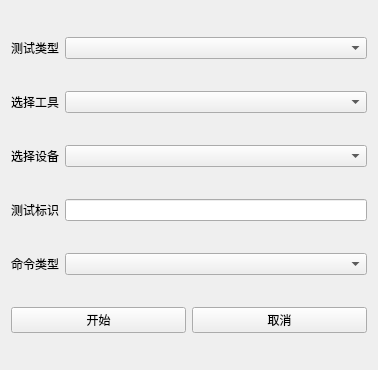
<?xml version="1.0" encoding="UTF-8"?>
<ui version="4.0">
 <class>BuildTaskWidget</class>
 <widget class="QWidget" name="BuildTaskWidget">
  <property name="geometry">
   <rect>
    <x>0</x>
    <y>0</y>
    <width>378</width>
    <height>370</height>
   </rect>
  </property>
  <property name="windowTitle">
   <string>Form</string>
  </property>
  <layout class="QGridLayout" name="gridLayout">
   <item row="0" column="1">
    <widget class="QComboBox" name="cbox_type">
     <property name="sizeAdjustPolicy">
      <enum>QComboBox::AdjustToContentsOnFirstShow</enum>
     </property>
    </widget>
   </item>
   <item row="8" column="0" colspan="2">
    <layout class="QHBoxLayout" name="horizontalLayout">
     <item>
      <widget class="QPushButton" name="btn_start">
       <property name="text">
        <string>开始</string>
       </property>
      </widget>
     </item>
     <item>
      <widget class="QPushButton" name="btn_cancel">
       <property name="text">
        <string>取消</string>
       </property>
      </widget>
     </item>
    </layout>
   </item>
   <item row="1" column="0">
    <widget class="QLabel" name="label_3">
     <property name="sizePolicy">
      <sizepolicy hsizetype="Fixed" vsizetype="Preferred">
       <horstretch>0</horstretch>
       <verstretch>0</verstretch>
      </sizepolicy>
     </property>
     <property name="text">
      <string>选择工具</string>
     </property>
     <property name="alignment">
      <set>Qt::AlignLeading|Qt::AlignLeft|Qt::AlignVCenter</set>
     </property>
    </widget>
   </item>
   <item row="1" column="1">
    <widget class="QComboBox" name="cbox_tool"/>
   </item>
   <item row="5" column="0">
    <widget class="QLabel" name="label_name">
     <property name="sizePolicy">
      <sizepolicy hsizetype="Fixed" vsizetype="Preferred">
       <horstretch>0</horstretch>
       <verstretch>0</verstretch>
      </sizepolicy>
     </property>
     <property name="text">
      <string>测试标识</string>
     </property>
    </widget>
   </item>
   <item row="4" column="1">
    <widget class="QComboBox" name="cbox_device"/>
   </item>
   <item row="0" column="0">
    <widget class="QLabel" name="label">
     <property name="sizePolicy">
      <sizepolicy hsizetype="Fixed" vsizetype="Preferred">
       <horstretch>0</horstretch>
       <verstretch>0</verstretch>
      </sizepolicy>
     </property>
     <property name="text">
      <string>测试类型</string>
     </property>
     <property name="alignment">
      <set>Qt::AlignLeading|Qt::AlignLeft|Qt::AlignVCenter</set>
     </property>
    </widget>
   </item>
   <item row="4" column="0">
    <widget class="QLabel" name="label_2">
     <property name="sizePolicy">
      <sizepolicy hsizetype="Fixed" vsizetype="Preferred">
       <horstretch>0</horstretch>
       <verstretch>0</verstretch>
      </sizepolicy>
     </property>
     <property name="text">
      <string>选择设备</string>
     </property>
     <property name="alignment">
      <set>Qt::AlignLeading|Qt::AlignLeft|Qt::AlignVCenter</set>
     </property>
    </widget>
   </item>
   <item row="5" column="1">
    <widget class="QLineEdit" name="lineEdit_name"/>
   </item>
   <item row="6" column="1">
    <widget class="QComboBox" name="cbox_action"/>
   </item>
   <item row="6" column="0">
    <widget class="QLabel" name="label_5">
     <property name="sizePolicy">
      <sizepolicy hsizetype="Fixed" vsizetype="Preferred">
       <horstretch>0</horstretch>
       <verstretch>0</verstretch>
      </sizepolicy>
     </property>
     <property name="text">
      <string>命令类型</string>
     </property>
    </widget>
   </item>
   <item row="7" column="0" colspan="2">
    <layout class="QHBoxLayout" name="boxLayout"/>
   </item>
  </layout>
 </widget>
 <resources/>
 <connections/>
</ui>
